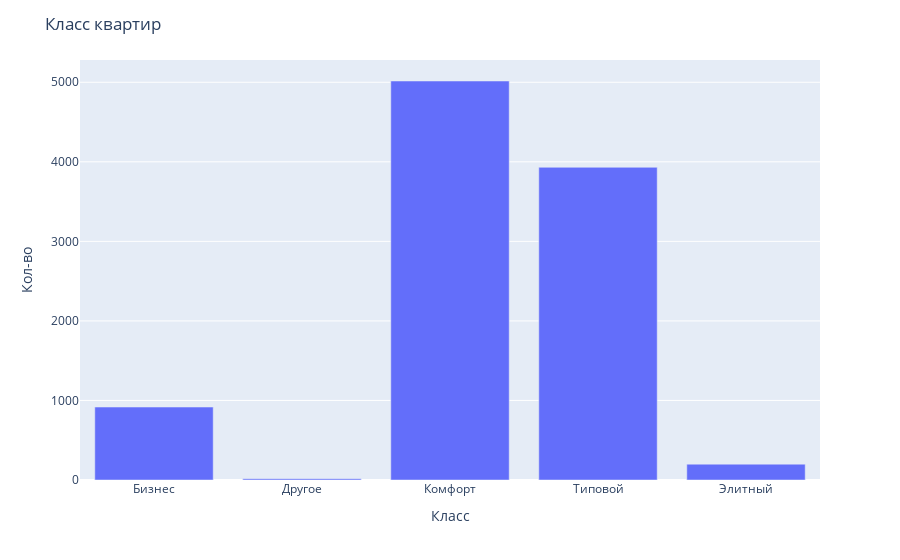

Notebook code for this chart:
### Code cell
df = df_dom.groupby('objLkClassDesc').agg({'id':'count'})
fig = px.bar(df, x=df.index, y='id')
fig.update_layout(xaxis_title="Класс",yaxis_title="Кол-во", title='Класс квартир')
fig.update_traces(hoverinfo="all", hovertemplate="Класс: %{x}<br>Кол-во: %{y}")
fig.show()

### Figure 1 — Plotly figure (JSON) as saved in the notebook; plotly's stock layout.template omitted (floating-point values rounded to 4 significant figures)
{"data": [{"alignmentgroup": "True", "hoverinfo": "all", "hovertemplate": "Класс: %{x}<br>Кол-во: %{y}", "legendgroup": "", "marker": {"color": "#636efa"}, "name": "", "offsetgroup": "", "orientation": "v", "showlegend": false, "textposition": "auto", "type": "bar", "x": ["Бизнес", "Другое", "Комфорт", "Типовой", "Элитный"], "xaxis": "x", "y": [917, 16, 5016, 3931, 199], "yaxis": "y"}], "layout": {"barmode": "relative", "legend": {"tracegroupgap": 0}, "margin": {"t": 60}, "title": {"text": "Класс квартир"}, "xaxis": {"anchor": "y", "domain": [0, 1], "title": {"text": "Класс"}}, "yaxis": {"anchor": "x", "domain": [0, 1], "title": {"text": "Кол-во"}}}}
